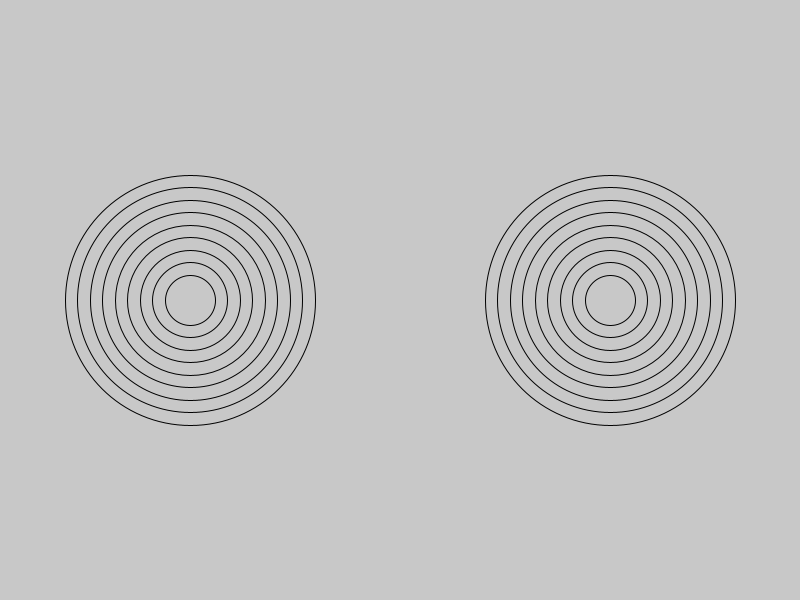
Frame 1 (no input)
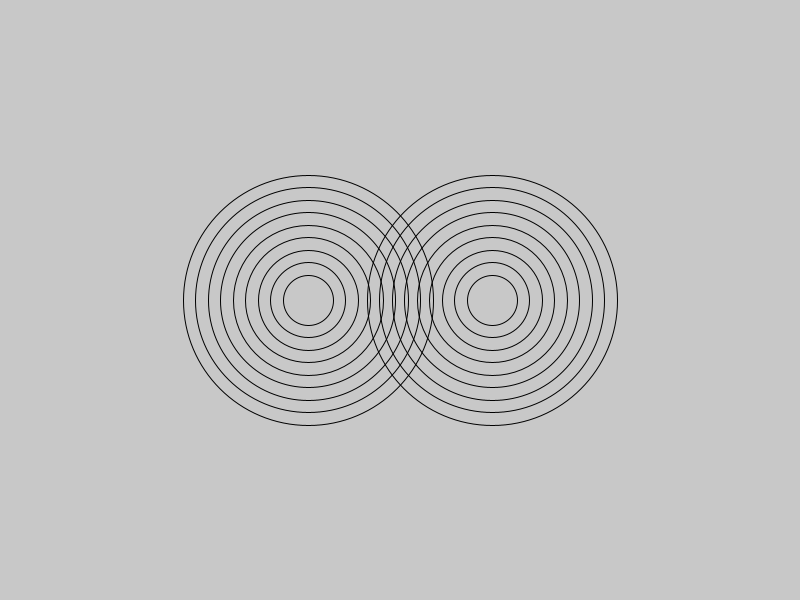
Frame 60 (the mouse pressed at the canvas centre just before this capture)
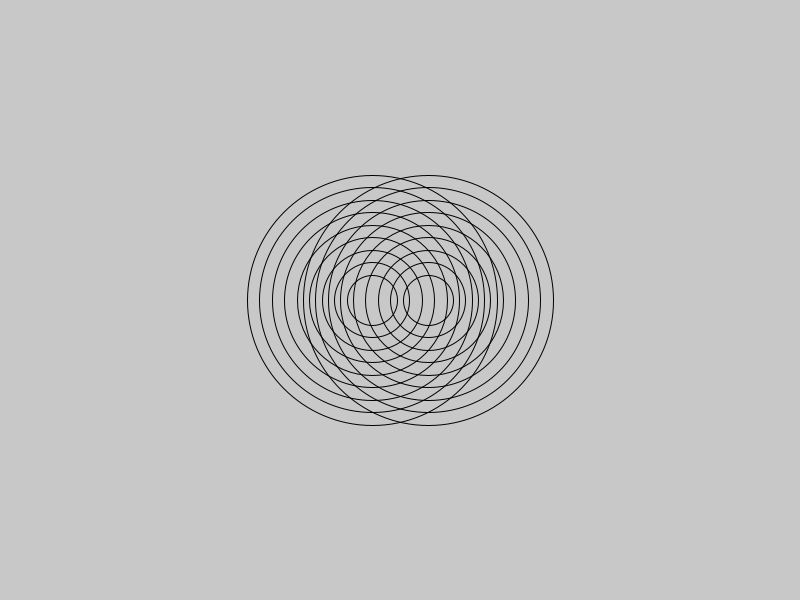
Frame 120 (the mouse held since frame 60 and released just before this capture)

The Processing sketch that drew these frames (run headless with seeded random() and noise(); from frame 60 on, the mouse is pressed at the canvas centre):

// Processing sketch: amazingRings
// ── amazingRings.pde
int speed= 2;
int size= 250;
int X1=190;
int X2=610;
void setup(){
size(800,600);
}
void draw(){
background(200,200,200);
  noFill();
  size=250;
  for(int i=0;i<9;i++){
  ellipse(X1,300,size,size);
ellipse(X2,300,size,size);
  size-=25;
}
X1+=speed;
X2-=speed;
if(X1>700||X2>700){
  speed=-speed;
}
}
